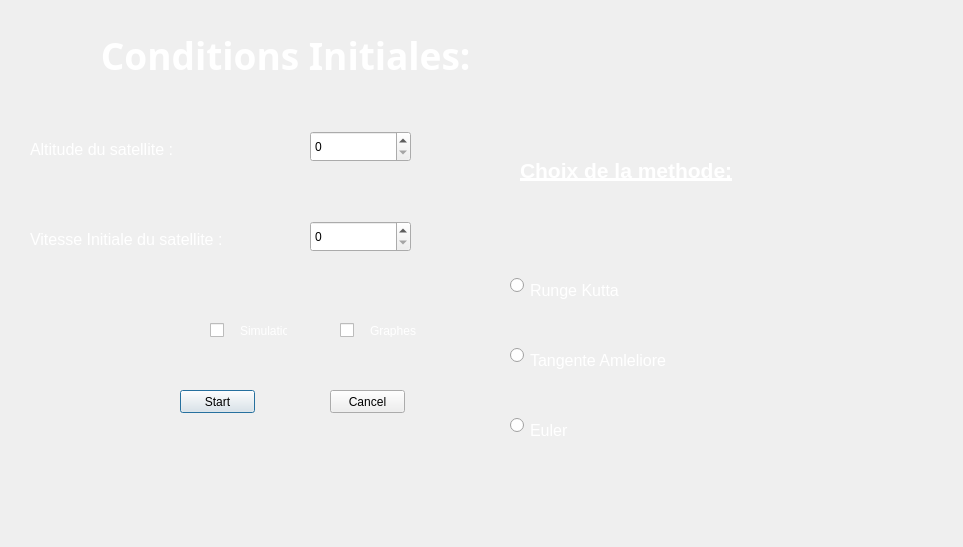
<?xml version="1.0" encoding="UTF-8"?>
<ui version="4.0">
 <class>Interface</class>
 <widget class="QDialog" name="Interface">
  <property name="geometry">
   <rect>
    <x>0</x>
    <y>0</y>
    <width>963</width>
    <height>547</height>
   </rect>
  </property>
  <property name="windowTitle">
   <string>Dialog</string>
  </property>
  <widget class="QWidget" name="widget" native="true">
   <property name="geometry">
    <rect>
     <x>0</x>
     <y>-10</y>
     <width>961</width>
     <height>611</height>
    </rect>
   </property>
   <widget class="QSpinBox" name="AltitudeInitiale">
    <property name="geometry">
     <rect>
      <x>310</x>
      <y>141</y>
      <width>101</width>
      <height>31</height>
     </rect>
    </property>
   </widget>
   <widget class="QLabel" name="label1">
    <property name="geometry">
     <rect>
      <x>90</x>
      <y>30</y>
      <width>401</width>
      <height>71</height>
     </rect>
    </property>
    <property name="font">
     <font>
      <family>MS PGothic</family>
      <pointsize>26</pointsize>
     </font>
    </property>
    <property name="styleSheet">
     <string notr="true">ui-&gt;label-&gt;setStyleSheet(&quot;{color: #C0BBFE}&quot;);</string>
    </property>
    <property name="text">
     <string>&lt;html&gt;&lt;head/&gt;&lt;body&gt;&lt;p align=&quot;center&quot;&gt;&lt;span style=&quot; font-size:28pt; font-weight:600; color:#ffffff;&quot;&gt;Conditions Initiales: &lt;/span&gt;&lt;/p&gt;&lt;/body&gt;&lt;/html&gt;</string>
    </property>
   </widget>
   <widget class="QLabel" name="label2">
    <property name="geometry">
     <rect>
      <x>30</x>
      <y>150</y>
      <width>221</width>
      <height>16</height>
     </rect>
    </property>
    <property name="text">
     <string>&lt;html&gt;&lt;head/&gt;&lt;body&gt;&lt;p&gt;&lt;span style=&quot; font-size:12pt; text-decoration: underline; color:#ffffff;&quot;&gt;Altitude du satellite :&lt;/span&gt;&lt;/p&gt;&lt;/body&gt;&lt;/html&gt;</string>
    </property>
   </widget>
   <widget class="QLabel" name="label3">
    <property name="geometry">
     <rect>
      <x>30</x>
      <y>240</y>
      <width>201</width>
      <height>16</height>
     </rect>
    </property>
    <property name="text">
     <string>&lt;html&gt;&lt;head/&gt;&lt;body&gt;&lt;p&gt;&lt;span style=&quot; font-size:12pt; text-decoration: underline; color:#ffffff;&quot;&gt;Vitesse Initiale du satellite :&lt;/span&gt;&lt;/p&gt;&lt;/body&gt;&lt;/html&gt;</string>
    </property>
   </widget>
   <widget class="QSpinBox" name="VitesseInitiale">
    <property name="geometry">
     <rect>
      <x>310</x>
      <y>231</y>
      <width>101</width>
      <height>31</height>
     </rect>
    </property>
   </widget>
   <widget class="QPushButton" name="start">
    <property name="geometry">
     <rect>
      <x>180</x>
      <y>400</y>
      <width>75</width>
      <height>23</height>
     </rect>
    </property>
    <property name="text">
     <string>Start</string>
    </property>
    <property name="checkable">
     <bool>false</bool>
    </property>
   </widget>
   <widget class="QPushButton" name="cancel">
    <property name="geometry">
     <rect>
      <x>330</x>
      <y>400</y>
      <width>75</width>
      <height>23</height>
     </rect>
    </property>
    <property name="text">
     <string>Cancel</string>
    </property>
   </widget>
   <widget class="QCheckBox" name="graphes">
    <property name="geometry">
     <rect>
      <x>340</x>
      <y>330</y>
      <width>70</width>
      <height>21</height>
     </rect>
    </property>
    <property name="text">
     <string/>
    </property>
   </widget>
   <widget class="QCheckBox" name="simulation">
    <property name="geometry">
     <rect>
      <x>210</x>
      <y>330</y>
      <width>70</width>
      <height>21</height>
     </rect>
    </property>
    <property name="text">
     <string/>
    </property>
   </widget>
   <widget class="QLabel" name="label">
    <property name="geometry">
     <rect>
      <x>240</x>
      <y>334</y>
      <width>47</width>
      <height>13</height>
     </rect>
    </property>
    <property name="text">
     <string>&lt;html&gt;&lt;head/&gt;&lt;body&gt;&lt;p&gt;&lt;span style=&quot; color:#ffffff;&quot;&gt;Simulation&lt;/span&gt;&lt;/p&gt;&lt;/body&gt;&lt;/html&gt;</string>
    </property>
   </widget>
   <widget class="QLabel" name="label_2">
    <property name="geometry">
     <rect>
      <x>370</x>
      <y>334</y>
      <width>47</width>
      <height>13</height>
     </rect>
    </property>
    <property name="text">
     <string>&lt;html&gt;&lt;head/&gt;&lt;body&gt;&lt;p&gt;&lt;span style=&quot; color:#ffffff;&quot;&gt;Graphes&lt;/span&gt;&lt;/p&gt;&lt;/body&gt;&lt;/html&gt;</string>
    </property>
   </widget>
   <widget class="QLabel" name="label_3">
    <property name="geometry">
     <rect>
      <x>520</x>
      <y>160</y>
      <width>221</width>
      <height>41</height>
     </rect>
    </property>
    <property name="text">
     <string>&lt;html&gt;&lt;head/&gt;&lt;body&gt;&lt;p&gt;&lt;span style=&quot; font-size:16pt; font-weight:600; text-decoration: underline; color:#ffffff;&quot;&gt;Choix de la methode:&lt;/span&gt;&lt;/p&gt;&lt;/body&gt;&lt;/html&gt;</string>
    </property>
   </widget>
   <widget class="QRadioButton" name="RungeKutta">
    <property name="geometry">
     <rect>
      <x>510</x>
      <y>280</y>
      <width>91</width>
      <height>31</height>
     </rect>
    </property>
    <property name="text">
     <string/>
    </property>
   </widget>
   <widget class="QRadioButton" name="TangenteAmeliore">
    <property name="geometry">
     <rect>
      <x>510</x>
      <y>350</y>
      <width>91</width>
      <height>31</height>
     </rect>
    </property>
    <property name="text">
     <string/>
    </property>
   </widget>
   <widget class="QRadioButton" name="Euler">
    <property name="geometry">
     <rect>
      <x>510</x>
      <y>420</y>
      <width>91</width>
      <height>31</height>
     </rect>
    </property>
    <property name="text">
     <string/>
    </property>
   </widget>
   <widget class="QLabel" name="label_4">
    <property name="geometry">
     <rect>
      <x>530</x>
      <y>290</y>
      <width>161</width>
      <height>21</height>
     </rect>
    </property>
    <property name="text">
     <string>&lt;html&gt;&lt;head/&gt;&lt;body&gt;&lt;p&gt;&lt;span style=&quot; font-size:12pt; color:#ffffff;&quot;&gt;Runge Kutta&lt;/span&gt;&lt;/p&gt;&lt;/body&gt;&lt;/html&gt;</string>
    </property>
   </widget>
   <widget class="QLabel" name="label_5">
    <property name="geometry">
     <rect>
      <x>530</x>
      <y>360</y>
      <width>171</width>
      <height>21</height>
     </rect>
    </property>
    <property name="text">
     <string>&lt;html&gt;&lt;head/&gt;&lt;body&gt;&lt;p&gt;&lt;span style=&quot; font-size:12pt; color:#ffffff;&quot;&gt;Tangente Amleliore&lt;/span&gt;&lt;/p&gt;&lt;/body&gt;&lt;/html&gt;</string>
    </property>
   </widget>
   <widget class="QLabel" name="label_6">
    <property name="geometry">
     <rect>
      <x>530</x>
      <y>430</y>
      <width>161</width>
      <height>21</height>
     </rect>
    </property>
    <property name="text">
     <string>&lt;html&gt;&lt;head/&gt;&lt;body&gt;&lt;p&gt;&lt;span style=&quot; font-size:12pt; color:#ffffff;&quot;&gt;Euler&lt;/span&gt;&lt;/p&gt;&lt;/body&gt;&lt;/html&gt;</string>
    </property>
   </widget>
  </widget>
 </widget>
 <resources/>
 <connections/>
</ui>
